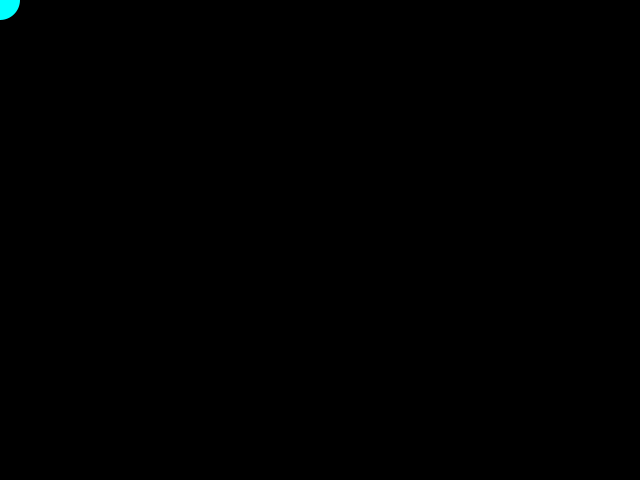
Frame 1 (no input)
Frame 60 (the mouse pressed at the canvas centre just before this capture): identical to frame 1, image omitted
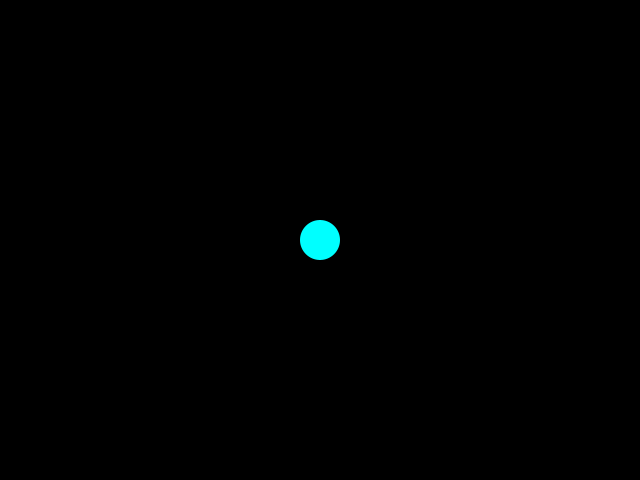
Frame 120 (the mouse held since frame 60 and released just before this capture)

The Processing sketch that drew these frames (run headless with seeded random() and noise(); from frame 60 on, the mouse is pressed at the canvas centre):

// Processing sketch: bluedot
// ── bluedot.pde
void setup() {
  size(640,480);
}

void draw() {
  background(0);
  noStroke();
  fill(0, 255, 255); 
  ellipse(mouseX, mouseY, 40,40);
}
